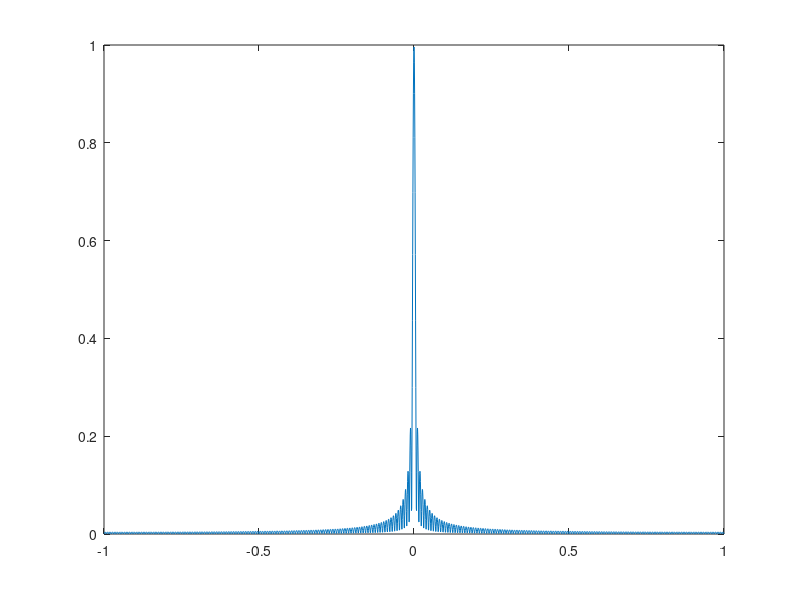

Here is the MATLAB script that generated this plot: (Note: this script raises an error after producing the figure.)
N = 256;
w=linspace(-pi, pi, 10*N);
a = ones(N,1);
n=0:N-1;
b=exp(-1j*n.'*w).'*a;
f =w/pi;
figure(1); plot((f), (abs(b))/N)
hold on;
xline([1/N,-1/N],'r--')
figure(2); plot((f), 20*log10(abs(b)/N));
hold on;
xline([1/N,-1/N],'r--')
